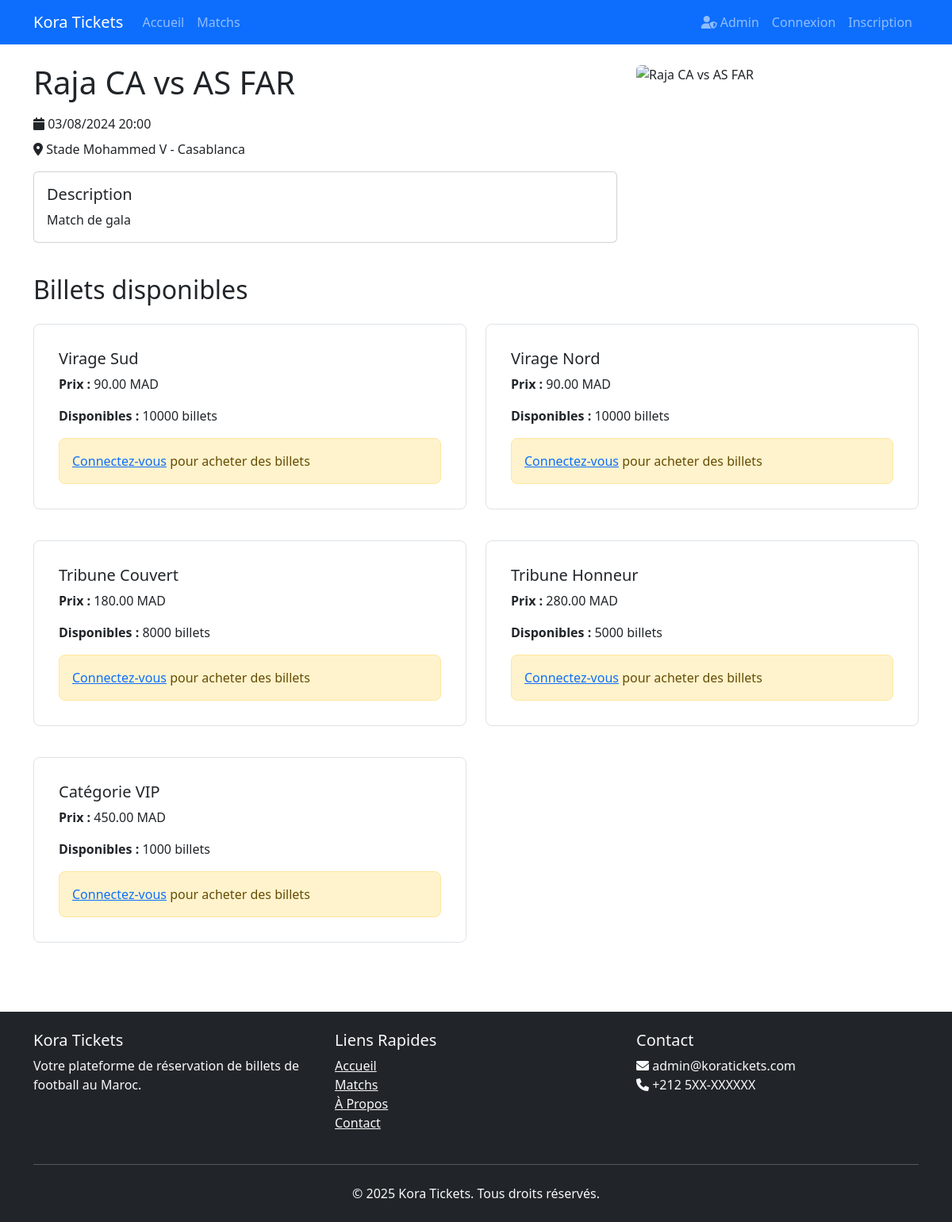
/match.php?id=4, run on the app's committed database.
### tables this page shows
CREATE TABLE `matches` (
  `id` int(11) NOT NULL,
  `home_team` varchar(100) NOT NULL,
  `away_team` varchar(100) NOT NULL,
  `match_date` datetime NOT NULL,
  `stadium_id` int(11) NOT NULL,
  `description` text DEFAULT NULL,
  `image_url` varchar(255) DEFAULT NULL,
  `created_at` timestamp NOT NULL DEFAULT current_timestamp(),
  `updated_at` timestamp NOT NULL DEFAULT current_timestamp() ON UPDATE current_timestamp()
);

CREATE TABLE `stadiums` (
  `id` int(11) NOT NULL,
  `name` varchar(100) NOT NULL,
  `location` varchar(255) NOT NULL,
  `capacity` int(11) NOT NULL,
  `created_at` timestamp NOT NULL DEFAULT current_timestamp()
);

CREATE TABLE `ticket_categories` (
  `id` int(11) NOT NULL,
  `match_id` int(11) NOT NULL,
  `name` varchar(100) NOT NULL,
  `price` decimal(10,2) NOT NULL,
  `total_quantity` int(11) NOT NULL,
  `available_quantity` int(11) NOT NULL,
  `created_at` timestamp NOT NULL DEFAULT current_timestamp()
);

### config/config.php (called while the page is built, shortened)
<?php
function isLoggedIn() {
    return isset($_SESSION['user_id']);
}
?>

### match.php (the view, shortened to what this page needs)
<?php
require_once __DIR__ . '/includes/header.php';
$match_id = (int)$_GET['id'];
$stmt = $conn->prepare("
    SELECT m.*, s.name as stadium_name, s.location as stadium_location
    FROM matches m
    JOIN stadiums s ON m.stadium_id = s.id
    WHERE m.id = ?
");
$stmt->execute([$match_id]);
$match = $stmt->fetch(PDO::FETCH_ASSOC);
$stmt = $conn->prepare("
    SELECT *
    FROM ticket_categories
    WHERE match_id = ? AND available_quantity > 0
    ORDER BY price ASC
");
$stmt->execute([$match_id]);
$ticket_categories = $stmt->fetchAll(PDO::FETCH_ASSOC);
?>
<div class="container">
    <div class="row mb-4">
        <div class="col-md-8">
            <h1 class="mb-3">
                <?php echo htmlspecialchars($match['home_team'] . ' vs ' . $match['away_team']); ?>
            </h1>
            <div class="mb-3">
                <p class="mb-2">
                    <i class="fas fa-calendar"></i>
                    <?php echo date('d/m/Y H:i', strtotime($match['match_date'])); ?>
                </p>
                <p class="mb-2">
                    <i class="fas fa-map-marker-alt"></i>
                    <?php echo htmlspecialchars($match['stadium_name']); ?> -
                    <?php echo htmlspecialchars($match['stadium_location']); ?>
                </p>
            </div>
            <?php if ($match['description']): ?>
                <div class="card mb-3">
                    <div class="card-body">
                        <h5 class="card-title">Description</h5>
                        <p class="card-text"><?php echo nl2br(htmlspecialchars($match['description'])); ?></p>
                    </div>
                </div>
            <?php endif; ?>
        </div>
        <div class="col-md-4">
            <img src="<?php echo htmlspecialchars($match['image_url']); ?>"
                 alt="<?php echo htmlspecialchars($match['home_team'] . ' vs ' . $match['away_team']); ?>"
                 class="img-fluid rounded">
        </div>
    </div>
    <h2 class="mb-4">Billets disponibles</h2>
    <?php if (empty($ticket_categories)): ?>
        <div class="alert alert-info">
            Désolé, il n'y a plus de billets disponibles pour ce match.
        </div>
    <?php else: ?>
        <div class="row">
            <?php foreach ($ticket_categories as $category): ?>
                <div class="col-md-6 mb-4">
                    <div class="card ticket-category">
                        <div class="card-body">
                            <h5 class="card-title"><?php echo htmlspecialchars($category['name']); ?></h5>
                            <p class="card-text">
                                <strong>Prix :</strong> <?php echo number_format($category['price'], 2); ?> MAD
                            </p>
                            <p class="card-text">
                                <strong>Disponibles :</strong> <?php echo $category['available_quantity']; ?> billets
                            </p>
                            <?php if (isLoggedIn()): ?>
                                <form class="d-flex align-items-center" onsubmit="return addToCart(<?php echo $category['id']; ?>, this.quantity.value)">
                                    <div class="input-group me-2" style="width: 120px;">
                                        <input type="number"
                                               class="form-control"
                                               name="quantity"
                                               min="1"
                                               max="<?php echo $category['available_quantity']; ?>"
                                               value="1">
                                    </div>
                                    <button type="submit" class="btn btn-primary">
                                        <i class="fas fa-cart-plus"></i> Ajouter
                                    </button>
                                </form>
                            <?php else: ?>
                                <div class="alert alert-warning mb-0">
                                    <a href="login.php">Connectez-vous</a> pour acheter des billets
                                </div>
                            <?php endif; ?>
                        </div>
                    </div>
                </div>
            <?php endforeach; ?>
        </div>
    <?php endif; ?>
</div>
<?php require_once 'includes/footer.php'; ?>

### assets/css/style.css (style rules this page uses)
body { min-height: 100vh; display: flex; flex-direction: column; }
.ticket-category { border: 1px solid #dee2e6; border-radius: 8px; padding: 15px; margin-bottom: 15px; }
.alert { border-radius: 8px; margin-bottom: 20px; }

### data on the page
matches: home_team+away_team "Raja CA vs AS FAR", match_date "03/08/2024 20:00", stadium.name "Stade Mohammed V", stadium.location "Casablanca", description "Match de gala"
ticket_categories: name "Virage Sud", price "90.00", available_quantity "10000"
ticket_categories: name "Virage Nord", price "90.00", available_quantity "10000"
ticket_categories: name "Tribune Couvert", price "180.00", available_quantity "8000"
ticket_categories: name "Tribune Honneur", price "280.00", available_quantity "5000"
ticket_categories: name "Catégorie VIP", price "450.00", available_quantity "1000"

### other printed values
SITE_NAME "Kora Tickets"
ADMIN_EMAIL "admin@koratickets.com"
